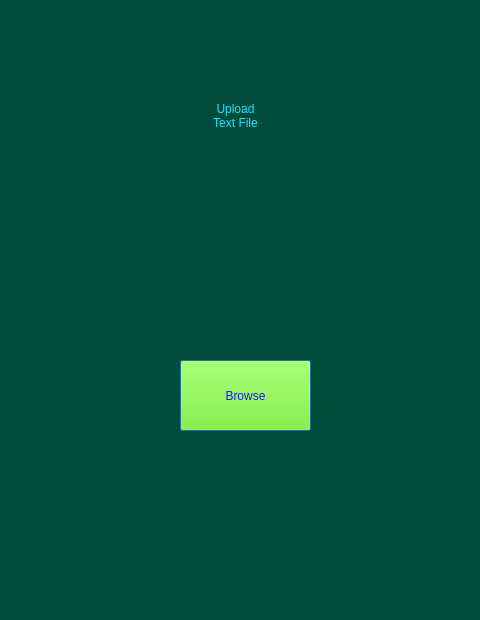
<?xml version="1.0" encoding="UTF-8"?>
<ui version="4.0">
 <class>Dialog</class>
 <widget class="QDialog" name="Dialog">
  <property name="geometry">
   <rect>
    <x>0</x>
    <y>0</y>
    <width>480</width>
    <height>620</height>
   </rect>
  </property>
  <property name="windowTitle">
   <string>Dialog</string>
  </property>
  <property name="styleSheet">
   <string notr="true">background-color: rgb(0, 77, 60);</string>
  </property>
  <widget class="QLabel" name="label">
   <property name="geometry">
    <rect>
     <x>130</x>
     <y>60</y>
     <width>211</width>
     <height>111</height>
    </rect>
   </property>
   <property name="styleSheet">
    <string notr="true">font: 20pt &quot;Calisto MT&quot;;
color: rgb(33, 226, 255);</string>
   </property>
   <property name="text">
    <string>Upload
Text File</string>
   </property>
   <property name="alignment">
    <set>Qt::AlignCenter</set>
   </property>
  </widget>
  <widget class="QPushButton" name="uploadbutton">
   <property name="geometry">
    <rect>
     <x>180</x>
     <y>360</y>
     <width>131</width>
     <height>71</height>
    </rect>
   </property>
   <property name="styleSheet">
    <string notr="true">color: rgb(32, 17, 255);
background-color: rgb(110, 255, 0);</string>
   </property>
   <property name="text">
    <string>Browse</string>
   </property>
   <property name="default">
    <bool>false</bool>
   </property>
   <property name="flat">
    <bool>false</bool>
   </property>
  </widget>
 </widget>
 <resources/>
 <connections/>
</ui>
